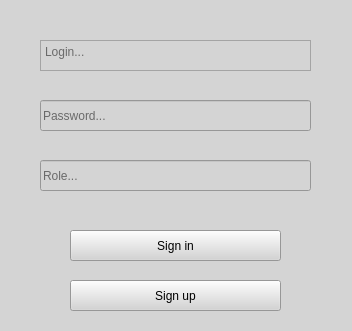
<?xml version="1.0" encoding="UTF-8"?>
<ui version="4.0">
 <class>Form</class>
 <widget class="QWidget" name="Form">
  <property name="geometry">
   <rect>
    <x>0</x>
    <y>0</y>
    <width>352</width>
    <height>331</height>
   </rect>
  </property>
  <property name="windowTitle">
   <string>Авторизация</string>
  </property>
  <property name="styleSheet">
   <string notr="true">font: 8pt &quot;MS Gothic&quot;;
background-color: rgb(212, 212, 212);</string>
  </property>
  <widget class="QTextEdit" name="textEdit">
   <property name="geometry">
    <rect>
     <x>40</x>
     <y>40</y>
     <width>271</width>
     <height>31</height>
    </rect>
   </property>
   <property name="placeholderText">
    <string>Login...</string>
   </property>
  </widget>
  <widget class="QLineEdit" name="lineEdit">
   <property name="geometry">
    <rect>
     <x>40</x>
     <y>100</y>
     <width>271</width>
     <height>31</height>
    </rect>
   </property>
   <property name="echoMode">
    <enum>QLineEdit::Password</enum>
   </property>
   <property name="placeholderText">
    <string>Password...</string>
   </property>
  </widget>
  <widget class="QPushButton" name="pushButton">
   <property name="geometry">
    <rect>
     <x>70</x>
     <y>280</y>
     <width>211</width>
     <height>31</height>
    </rect>
   </property>
   <property name="text">
    <string>Sign up</string>
   </property>
  </widget>
  <widget class="QPushButton" name="pushButton_2">
   <property name="geometry">
    <rect>
     <x>70</x>
     <y>230</y>
     <width>211</width>
     <height>31</height>
    </rect>
   </property>
   <property name="text">
    <string>Sign in</string>
   </property>
  </widget>
  <widget class="QLineEdit" name="lineEdit_2">
   <property name="geometry">
    <rect>
     <x>40</x>
     <y>160</y>
     <width>271</width>
     <height>31</height>
    </rect>
   </property>
   <property name="placeholderText">
    <string>Role...</string>
   </property>
  </widget>
 </widget>
 <resources/>
 <connections/>
</ui>
